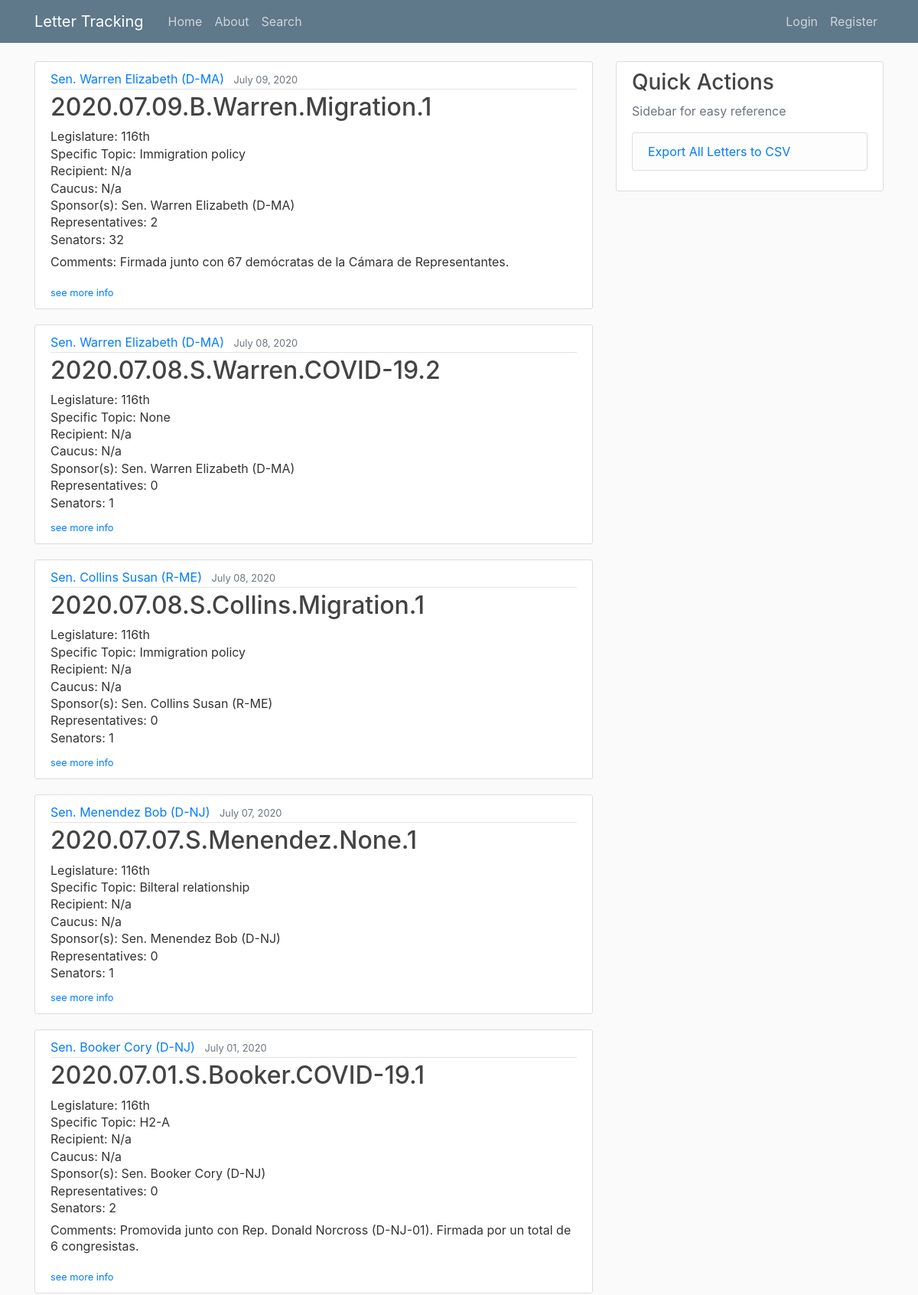
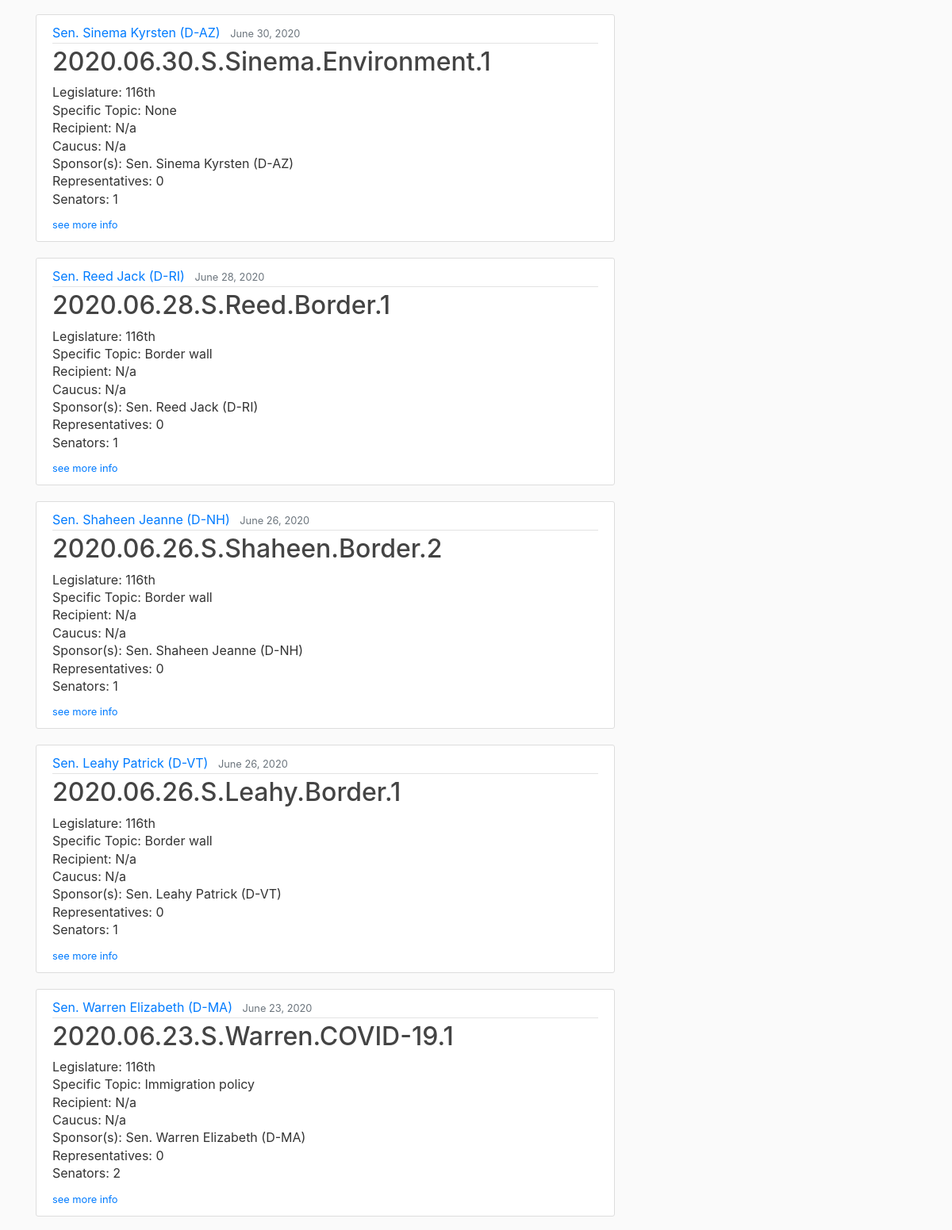
The page / (upper part) on the database its author committed (2 pictures, top to bottom).
### letter_tracking/models.py (models this page shows, shortened)
class Letter(models.Model):
    class PolParties(models.TextChoices):
        D = 'D', _('Democrat')
        R = 'R', _('Republican')
        I = 'I', _('Independent')
    class RepSen(models.TextChoices):
        REP = 'Rep.', _('Representative')
        SEN = 'Sen.', _('Senator')
    class Chamber(models.TextChoices):
        BI = 'B', _('Bicameral')
        S = 'S', _('Senado')
        C = 'C', _('Congreso')
    class Support(models.TextChoices):
        rep = 'Republican', _('Republican')
        dem = 'Democrat', _('Democrat')
        bi= 'Bipartisan', _('Bipartisan')
    class Sentiment(models.TextChoices):
        Pos = 'Positive', _('Positive')
        Neut = 'Neutral', _('Neutral')
        Neg = 'Negative', _('Negative')
    class Dummy(models.TextChoices):
        y = 1, _('Yes')
        n = 0, _('No')
    tema = models.ForeignKey(Topic,
                            on_delete=models.SET_NULL,
                            null=True,
                            verbose_name=_('Topic')
                            )
    tema_específico = models.ForeignKey(Specific_Topic,
                                        on_delete=models.SET_NULL,
                                        null=True,
                                        verbose_name=_('Specific Topic')
                                        )
    fecha = models.DateTimeField(help_text="Enter dates in <em>MM/DD/YYYY</em> format", verbose_name=_('Date'))
    descripción = models.TextField(verbose_name=_('Description'))
    favorable_a_MX = models.CharField(max_length=8,
                                    choices=Sentiment.choices,
                                    verbose_name=_('Positive for Mexico?')
                                    )
    mención_directa_a_MX = models.CharField(max_length=3,
                                    choices=Dummy.choices,
                                    verbose_name=_('Was Mexico directly mentioned?'))
    destinatario = MultiSelectField(choices=[('N/a', 'N/a')] + list(zip_choices(list(map(lambda obj: obj.recipient_name, Recipient.objects.all())))),
                                default='None',
                                max_length=100,
                                help_text="<em>If 'Other', please specify in the text box below</em>",
                                verbose_name=_('Recipient(s)')
                                )
    other_destinatario_comments = models.TextField(blank=True,
                                                   verbose_name=_('Other recipient comments'))
    caucus = MultiSelectField(choices=[('', 'N/a')] + list(zip_choices(list(map(lambda obj: obj.caucus_name, Caucus.objects.all())))),
                                default='N/a',
                                max_length=100
                                )
    legislatura = models.ForeignKey(Legislature,
                                    on_delete=models.SET_NULL,
                                    null=True,
                                    verbose_name=_('Legislature')
                                    )
    patrocinador_sen = models.ForeignKey(Legislator,
                                        limit_choices_to={'rep_or_sen': 'Sen.'},
                                        related_name='Senators',
                                        verbose_name=_('Senate Author'),
                                        on_delete=models.SET_NULL,
                                        null=True,
                                        blank=True
                                        )
    patrocinador_rep = models.ForeignKey(Legislator,
                                        limit_choices_to={'rep_or_sen': 'Rep.'},
                                        related_name='Representatives',
                                        verbose_name=_('House Author'),
                                        on_delete=models.SET_NULL,
                                        null=True,
                                        blank=True
                                        )
    cosigners = MultiSelectField(choices=[('', 'N/a')] + list(zip_choices(list(map(lambda leg: leg.name, Legislator.objects.all())))),\
                                verbose_name=_('Cosigner(s)'),
                                default='None',
                                max_length=1000
                                )
    date_posted = models.DateTimeField(default=timezone.now)
    posted_by = models.ForeignKey(User,
                                 on_delete=models.SET_NULL,
                                 null=True
                                 )
    observaciones =  models.TextField(default='N/a',
                                      verbose_name=_('Comments')
                                      )
    acción = models.ForeignKey(Action,
                               on_delete=models.SET_NULL,
                               null=True,
                               verbose_name=_('Action')
                               )
    notice = models.CharField(max_length=9,
                              verbose_name=_('If a notice was sent, specify the number'),
                              default='N/a'
                              )
    @property
    def title(self):
        if not self.authors:
            name = 'NO LEGISLATOR SELECTED: UPDATE LETTER'
        else:
            name = '-'.join(obj_list_to_attr(self.authors, 'last_name'))
        return str(self.fecha)[:10].replace('-', '.') + '.' + str(self.cámara)[0] +\
                '.' + name + '.' + str(self.tema) + '.' + str(self.consecutive_number)
    @property
    def authors(self):
        auths = [leg for leg in [self.patrocinador_rep, self.patrocinador_sen] if leg]
        return auths if auths else []
    @property
    def two_authors(self):
        return True if len(self.authors) == 2 else False
    @property
    def sen_author(self):
        return True if self.patrocinador_sen else False
    @property
    def rep_author(self):
        return True if self.patrocinador_rep else False
    @property
    def cámara(self):
        return classify_letter(self, 'rep_or_sen', "Sen.", ["Senate", "House", "Bicameral"])
    @property
    def consecutive_number(self):
        daily_order = list(Letter.objects.filter(fecha=self.fecha).order_by('fecha'))
        return daily_order.index(self) + 1
    @property
    def num_reps_sens(self):
        if not self.authors:
            return 0, 0
        auths = obj_list_to_attr(self.authors, 'name') #list of name strings
        signers = auths + ', '.join(self.cosigners).split(', ') #larger list of name strings
        if not self.cosigners:
            sen_rep = obj_list_to_attr(self.authors, 'rep_or_sen')
            if len(sen_rep) == 1:
                return (1, 0) if sen_rep == ['Sen.'] else (0, 1)
            elif len(sen_rep) == 2:
                return sen_rep.count('Sen.'), sen_rep.count('Rep.')
        sen_rep = [leg.rep_or_sen for leg in Legislator.objects.all() if leg.name in signers]
        return sen_rep.count('Sen.'), sen_rep.count('Rep.')
    @property
    def num_sens(self):
        return self.num_reps_sens[0]
    @property
    def num_reps(self):
        return self.num_reps_sens[1]

class Legislator(models.Model):
    class RepSen(models.TextChoices):
        REP = 'Rep.', _('Representative')
        SEN = 'Sen.', _('Senator')
    class PolParties(models.TextChoices):
        D = 'D', _('Democrat')
        R = 'R', _('Republican')
        I = 'I', _('Independent')
    class Meta:
        ordering = ('last_name', 'first_name')
    first_name = models.CharField(max_length=100, default='None')
    last_name = models.CharField(max_length=100, default='None')
    state = models.ForeignKey(State,
                             on_delete=models.SET_NULL,
                             null=True
                             )
    district = models.CharField(max_length=10,\
                                choices=[('', 'N/a')] + list(zip_choices(['at large'] + list(map(lambda num: str(num), range(1,54))))),\
                                help_text='If politician is a Sentor, please select N/a')
    rep_or_sen = models.CharField(max_length=4,
                                 choices=RepSen.choices,
                                 verbose_name=_('Representative or Senator'))
    party = models.CharField(max_length=11,
                            choices=PolParties.choices)
    active = models.BooleanField()
    @property
    def name(self):
        return self.last_name + ' ' + self.first_name
    @property
    def title(self):
        return self.name + ' (' + self.party + '-' + self.state.abbr + '-' +  self.district +')' if self.rep_or_sen == 'Rep.'\
         else self.name + ' (' + self.party + '-' + self.state.abbr + ')'
    @property
    def full_title(self):
        return self.rep_or_sen + ' ' + self.title

class State(models.Model):
    name = models.CharField(max_length=30)
    abbr = models.CharField(max_length=2)
    class Meta:
        ordering = ('name',)

class Legislature(models.Model):
    legislature_name =  models.CharField(max_length=6)
    def __str__(self):
        return self.legislature_name

class Specific_Topic(models.Model):
    specific_topic_name =  models.CharField(max_length=25)
    def __str__(self):
        return self.specific_topic_name

class Topic(models.Model):
    topic_name = models.CharField(max_length=25)
    def __str__(self):
        return self.topic_name

### letter_tracking/views.py (the view)
# urls.py: path('', LetterListView.as_view(), name='letter_tracking-home'),
class LetterListView(ListView):
    model = Letter
    template_name = 'letter_tracking/home.html'
    context_object_name = 'letters'
    ordering = ['-fecha', '-date_posted']
    paginate_by = 15

### letter_tracking/models.py (called while the page is built)
def classify_letter(letter, attr, class_, options):
    if not letter.cosigners:
        if len(letter.authors) == 1: ###
            return options[0] if getattr(letter.authors[0], attr) == class_ else options[1]
        elif len(letter.authors) == 2:
            classified = list(map(lambda leg_obj: getattr(leg_obj, attr) == class_, letter.authors))
    else:
        signers = letter.authors + [leg for leg in Legislator.objects.all() if leg.name in letter.cosigners]
        classified = list(map(lambda leg_obj: leg_obj.__dict__[attr] == class_, signers))
    if all(classified):
        return options[0]
    if not any(classified):
        return options[1]
    else:
        return options[2]

def obj_list_to_attr(obj_list, attr):
    return list(map(lambda obj: getattr(obj, attr), obj_list))

### letter_tracking/templates/letter_tracking/home.html (shortened to what this page needs)
{%extends "letter_tracking/base.html" %}
{% block content %}
    {% for letter in letters %}
        <article class="media content-section">
            <div class="media-body">
                <div class="article-metadata">
                    {% if letter.sen_author %}
                        <a class="mr-2" href="{% url 'legislator-letters' letter.patrocinador_sen.name %}">{{letter.patrocinador_sen.full_title}}</a>
                    {% endif %}
                    <small class="text-muted">{{ letter.fecha | date:"F d, Y" }}</small>
                </div>
                <h2><a class="article-title">{{ letter.title }}</a></h2>
                <p class="article-content" style="line-height:.4">Legislature: {{ letter.legislatura }}</p>
                <p class="article-content" style="line-height:.4">Specific Topic: {{ letter.tema_específico }}</p>
                {% if letter.other_destinatario_comments %}
                    <p class="article-content" style="line-height:.4">Recipient: {{ letter.destinatario }}- {{letter.other_destinatario_comments}}</p>
                {% elif object.destinatario %}
                    <p class="article-content" style="line-height:.4">Recipient: {{ letter.destinatario }}</p>
                {% else %}
                    <p class="article-content" style="line-height:.4">Recipient: N/a</p>
                {% endif %}
                {% if object.caucus %}
                    <p class="article-content" style="line-height:.4">Caucus: {{ letter.caucus }}</p>
                {% else %}
                    <p class="article-content" style="line-height:.4">Caucus: N/a</p>
                {% endif %}
                {% if letter.two_authors %}
                    <p class="article-content" style="line-height:.4">Sponsor(s): {{letter.patrocinador_sen.full_title}} & {{letter.patrocinador_rep.full_title}}</p>
                {% elif letter.patrocinador_sen %}
                    <p class="article-content" style="line-height:.4">Sponsor(s): {{letter.patrocinador_sen.full_title}}</p>
                {% elif letter.patrocinador_rep%}
                    <p class="article-content" style="line-height:.4">Sponsor(s): {{letter.patrocinador_rep.full_title}}</p>
                {% endif %}
                <p class="article-content" style="line-height:.4">Representatives: {{ letter.num_reps }}</p>
                <p class="article-content" style="line-height:.4">Senators: {{ letter.num_sens }}</p>
                {% if letter.observaciones %}
                    <p class="article-content" style="line-height:1.3">Comments: {{ letter.observaciones }}</p>
                {% endif %}
                <div> <small> <a  href="{% url 'letter-detail' letter.id%}">see more info</a></small></div>
            </div>
        </article>
    {% endfor %}
{% endblock content %}

### letter_tracking/static/letter_tracking/main.css (style rules this page uses)
body { background: #fafafa; color: #333333; margin-top: 5rem; }
h1, h2, h3, h4, h5, h6 { color: #444444; }
.content-section { background: #ffffff; padding: 10px 20px; border: 1px solid #dddddd; border-radius: 3px; margin-bottom: 20px; }
.article-title { color: #444444; }
.article-content { white-space: pre-line; }
.article-metadata { padding-bottom: 1px; margin-bottom: 4px; border-bottom: 1px solid #e3e3e3 }

### rows shown on the page
Letter: patrocinador_sen.full_title "Sen. Warren Elizabeth (D-MA)", fecha "July 09, 2020", title "2020.07.09.B.Warren.Migration.1", legislatura "116th", tema_específico "Immigration policy", other_destinatario_comments "Recipient: N/a", num_reps "2", num_sens "32", observaciones "Firmada junto con 67 demócratas de la Cámara de Representantes."
Letter: patrocinador_sen.full_title "Sen. Warren Elizabeth (D-MA)", fecha "July 08, 2020", title "2020.07.08.S.Warren.COVID-19.2", legislatura "116th", tema_específico "None", other_destinatario_comments "Recipient: N/a", num_reps "0", num_sens "1"
Letter: patrocinador_sen.full_title "Sen. Collins Susan (R-ME)", fecha "July 08, 2020", title "2020.07.08.S.Collins.Migration.1", legislatura "116th", tema_específico "Immigration policy", other_destinatario_comments "Recipient: N/a", num_reps "0", num_sens "1"
Letter: patrocinador_sen.full_title "Sen. Menendez Bob (D-NJ)", fecha "July 07, 2020", title "2020.07.07.S.Menendez.None.1", legislatura "116th", tema_específico "Bilteral relationship", other_destinatario_comments "Recipient: N/a", num_reps "0", num_sens "1"
Letter: patrocinador_sen.full_title "Sen. Booker Cory (D-NJ)", fecha "July 01, 2020", title "2020.07.01.S.Booker.COVID-19.1", legislatura "116th", tema_específico "H2-A", other_destinatario_comments "Recipient: N/a", num_reps "0", num_sens "2", observaciones "Promovida junto con Rep. Donald Norcross (D-NJ-01). Firmada por un total de 6 congresistas."
Letter: patrocinador_sen.full_title "Sen. Sinema Kyrsten (D-AZ)", fecha "June 30, 2020", title "2020.06.30.S.Sinema.Environment.1", legislatura "116th", tema_específico "None", other_destinatario_comments "Recipient: N/a", num_reps "0", num_sens "1"
Letter: patrocinador_sen.full_title "Sen. Reed Jack (D-RI)", fecha "June 28, 2020", title "2020.06.28.S.Reed.Border.1", legislatura "116th", tema_específico "Border wall", other_destinatario_comments "Recipient: N/a", num_reps "0", num_sens "1"
Letter: patrocinador_sen.full_title "Sen. Shaheen Jeanne (D-NH)", fecha "June 26, 2020", title "2020.06.26.S.Shaheen.Border.2", legislatura "116th", tema_específico "Border wall", other_destinatario_comments "Recipient: N/a", num_reps "0", num_sens "1"
Letter: patrocinador_sen.full_title "Sen. Leahy Patrick (D-VT)", fecha "June 26, 2020", title "2020.06.26.S.Leahy.Border.1", legislatura "116th", tema_específico "Border wall", other_destinatario_comments "Recipient: N/a", num_reps "0", num_sens "1"
Letter: patrocinador_sen.full_title "Sen. Warren Elizabeth (D-MA)", fecha "June 23, 2020", title "2020.06.23.S.Warren.COVID-19.1", legislatura "116th", tema_específico "Immigration policy", other_destinatario_comments "Recipient: N/a", num_reps "0", num_sens "2"
